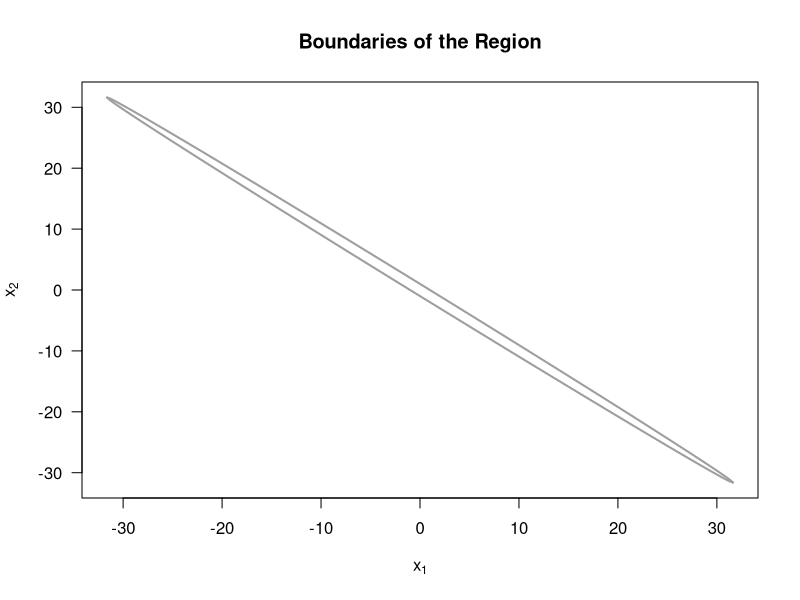
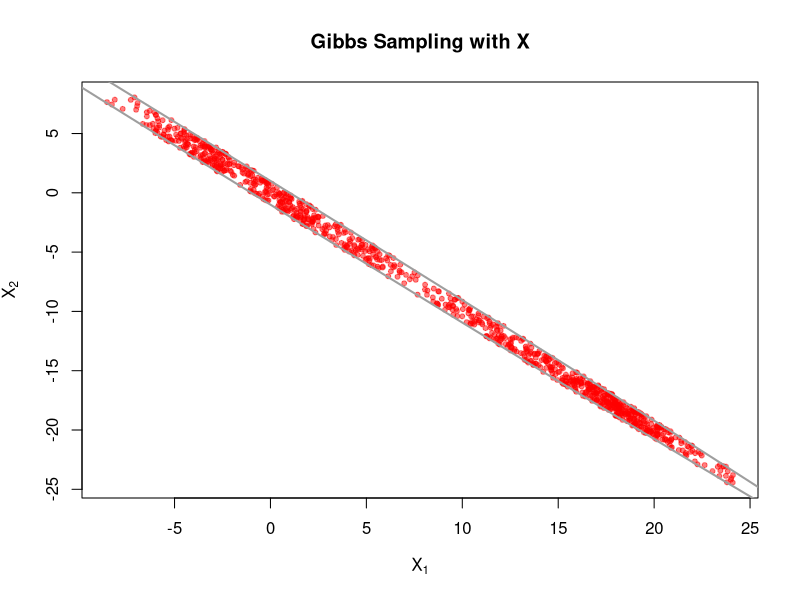
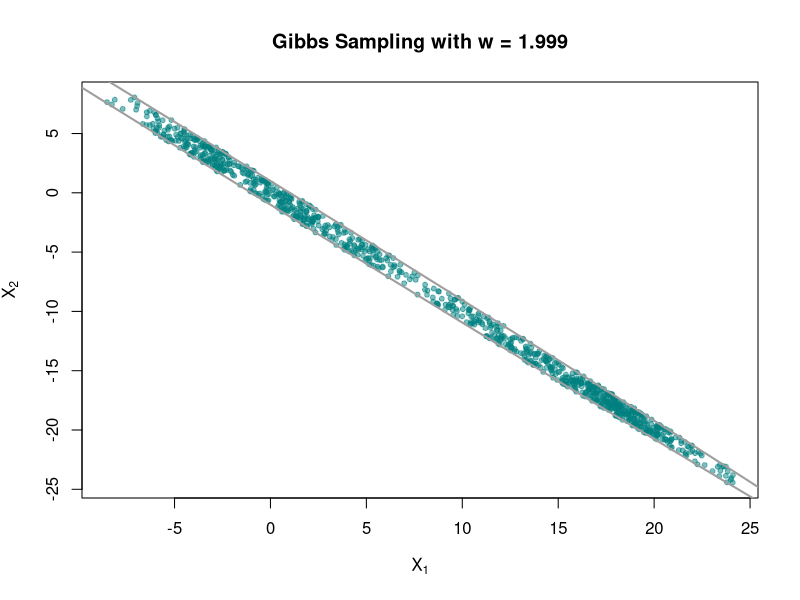
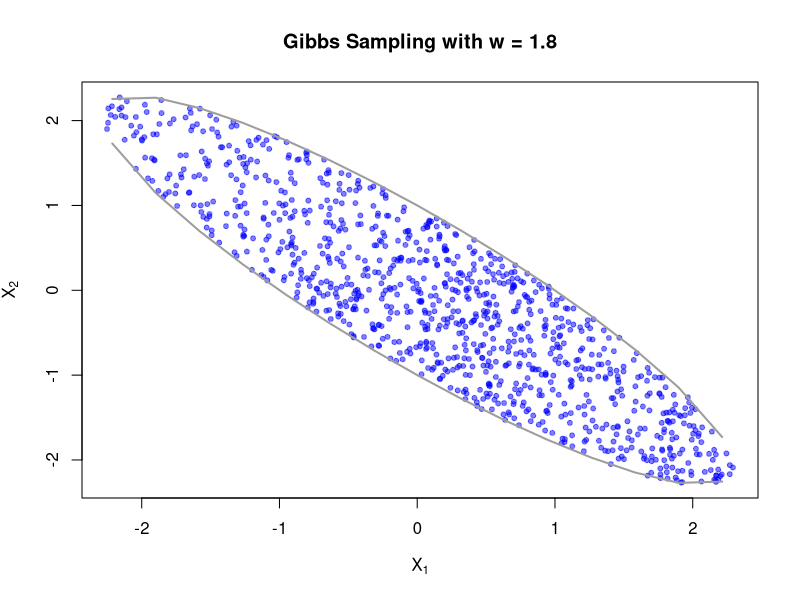
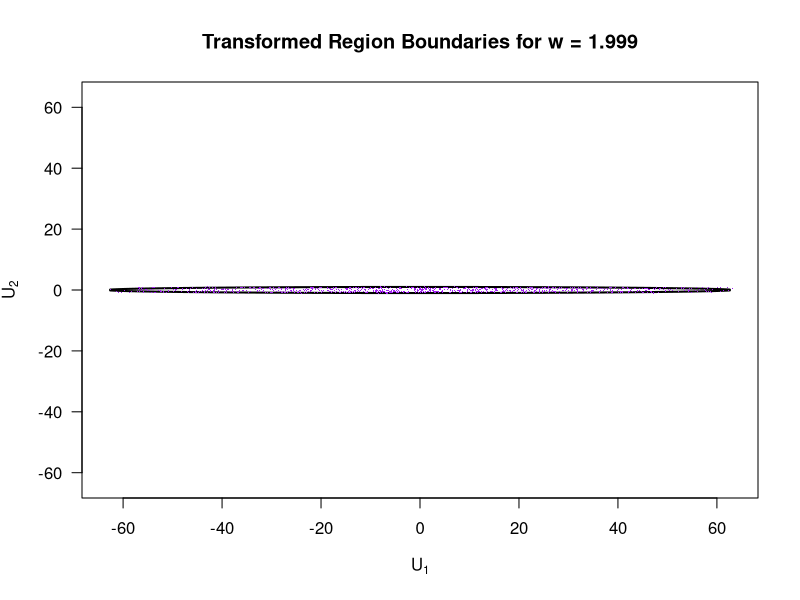

These charts were generated, in order, by the following R code:
# Question 2: Gibbs Sampling
# Part A
w  <- 1.999

# a range of x1-values
xv <- seq(-1, 1, by=0.01) * 1/sqrt(1-w^2/4)

# plot
plot(xv, xv, type="n", xlab=expression(x[1]), ylab=expression(x[2]), 
     las=1, main = "Boundaries of the Region")

# ellipse
lines(xv, -(w/2)*xv-sqrt(1-(1-w^2/4)*xv^2), lwd=2, col=8)
lines(xv, -(w/2)*xv+sqrt(1-(1-w^2/4)*xv^2), lwd=2, col=8)

# Part B
# Conditional distribution of X1 given X2 = x2
# The range of X1 is:
#   
#   $$
#   X_1^2 + w X_1 x_2 + x_2^2 < 1\
# $$
#   
#   Conditional distribution of X1 given X2 = x1
# The range of X2 is:
#   
#   $$
#   x_1^2 + w x_1 X_2 + X_2^2 < 1\
# $$

# Part C
# Gibbs sampling function
gibbs_sampling <- function(n, w) {
  X1 <- 0
  X2 <- 0
  samples <- matrix(0, nrow = n, ncol = 2)
  for (i in 1:n) {
    X1_range <- sqrt(1 - X2^2 + (w^2 * X2^2) / 4)
    X1 <- runif(1, -X1_range - (w * X2 / 2), X1_range - (w * X2 / 2))
    X2_range <- sqrt(1 - X1^2 + (w^2 * X1^2) / 4)
    X2 <- runif(1, -X2_range - (w * X1 / 2), X2_range - (w * X1 / 2))
    samples[i, ] <- c(X1, X2)
  }
  return(samples)
}

set.seed(123)
n <- 1000
w <- 1.999
samples <- gibbs_sampling(n, w)

# Plot
plot(samples[, 1], samples[, 2], pch = 20, col = rgb(1, 0, 0, 0.5), 
     xlab = expression(X[1]), ylab = expression(X[2]), 
     main = "Gibbs Sampling with X")
lines(xv, -(w / 2) * xv - sqrt(1 - (1 - w^2 / 4) * xv^2), lwd = 2, col = 8)
lines(xv, -(w / 2) * xv + sqrt(1 - (1 - w^2 / 4) * xv^2), lwd = 2, col = 8)

# P(X1 > 0)
p_X1 <- mean(samples[, 1] > 0)
cat("Estimated P(X1 > 0) is:", p_X1, "\n")

# Part D
set.seed(123)
n <- 1000

# w = 1.999
w <- 1.999
samples <- gibbs_sampling(n, w)

# Plot
plot(samples[, 1], samples[, 2], pch = 20, col = rgb(0, 0.5, 0.5, 0.5), 
     xlab = expression(X[1]), ylab = expression(X[2]), 
     main = "Gibbs Sampling with w = 1.999")
lines(xv, -(w / 2) * xv - sqrt(1 - (1 - w^2 / 4) * xv^2), lwd = 2, col = 8)
lines(xv, -(w / 2) * xv + sqrt(1 - (1 - w^2 / 4) * xv^2), lwd = 2, col = 8)

# w = 1.8
w <- 1.8
samples_w <- gibbs_sampling(n, w)

# Plot
plot(samples_w[, 1], samples_w[, 2], pch = 20, col = rgb(0, 0, 1, 0.5), 
     xlab = expression(X[1]), ylab = expression(X[2]), 
     main = "Gibbs Sampling with w = 1.8")
lines(xv, -(w / 2) * xv - sqrt(1 - (1 - w^2 / 4) * xv^2), lwd = 2, col = 8)
lines(xv, -(w / 2) * xv + sqrt(1 - (1 - w^2 / 4) * xv^2), lwd = 2, col = 8)

# For w = 1.999, the elliptical region becomes highly elongated, resulting in a strong correlation between X1 and X2₂. As a consequence, the Gibbs sampler experiences slow mixing, as it takes longer to explore the entire region due to the narrow conditional distributions. Additionally, the sampler exhibits high autocorrelation, meaning successive samples are highly dependent, which reduces the effective sample size. In contrast, when w = 1.8, the region is less elongated, allowing the sampler to mix more efficiently and explore the distribution more effectively.

# Part E 
w <- 1.999
n <- 1000

# a range of U
uv <- seq(-1, 1, by=0.01) * 2/sqrt(2-w) 

# Plot
plot(uv, uv, type="n", xlab=expression(U[1]), ylab=expression(U[2]), las=1,
     main = "Transformed Region Boundaries for w = 1.999")
lines(uv, -sqrt((4-(2-w)*uv^2)/(2+w)), col="black", lwd=2)
lines(uv, sqrt((4-(2-w)*uv^2)/(2+w)), col="black", lwd=2)

# Gibbs sampling for U
u <- matrix(0, nrow = n, ncol = 2)
u[1, ] <- c(0, 0)
for (i in 2:n) {
  u_1 <- u[i, 1]
  lower_u_2 <- -sqrt((4-(2-w)*u_1^2)/(2+w))
  upper_u_2 <- sqrt((4-(2-w)*u_1^2)/(2+w))
  u[i, 2] <- runif(1, lower_u_2, upper_u_2)
  u_2 <- u[i-1, 2]
  lower_u_1 <- -sqrt((4-(2+w)*u_2^2)/(2-w))
  upper_u_1 <- sqrt((4-(2+w)*u_2^2)/(2-w))
  u[i, 1] <- runif(1, lower_u_1, upper_u_1)
}
# Plot for U
points(u[, 1], u[, 2], pch = ".", col = "purple")

# Estimate P(X1 > 0) = P((u_2 + u_1)/2 > 0)
p_X1_transformed <- mean(u[, 2] > -u[, 1])
cat("Estimated P(X1 > 0) = P((u_2 + u_1)/2 > 0) is:", p_X1_transformed, "\n")

# Comparison:
# 
# The two estimates, 0.755 and 0.491, are quite different. When w = 1.999,the elliptical region becomes highly elongated, resulting in a strong correlation between X1 and X2. This strong correlation leads to slow mixing in the Gibbs sampler, meaning the chain takes longer to explore the entire region. Consequently, the sampler may get "stuck" in certain areas, causing biased estimates. The high correlation between  X1 and X2 results in the sampler underestimating or overestimating certain probabilities, such as P(X1>0).
# Transforming the variables to U = (u_1,u_2) =(X1 - X2 ,X1 + X2) changes the geometry of the region. The transformed region is less elongated, and the variables u_1 and u_2 are less correlated. This improved geometry enhances the mixing of the Gibbs sampler, allowing it to explore the region more efficiently. As a result, the estimate of P(X1>0) from the transformed Gibbs sampling is likely more accurate.
# The estimate from the transformed Gibbs sampling (0.491) is more reliable because the sampler mixes better and explores the region more thoroughly. In contrast, the estimate from the original Gibbs sampling (0.755) is likely biased due to the slow mixing caused by the high correlation between X1 and X2.
# Since the distribution of X is uniform over the elliptical region, the true value of P(X1>0) should be 0.5. This is because the region is symmetric about X1 = 0 when w = 1.999. The transformed Gibbs sampling estimate (0.491) is closer to the true value (0.5) compared to the original Gibbs sampling estimate (0.755).
